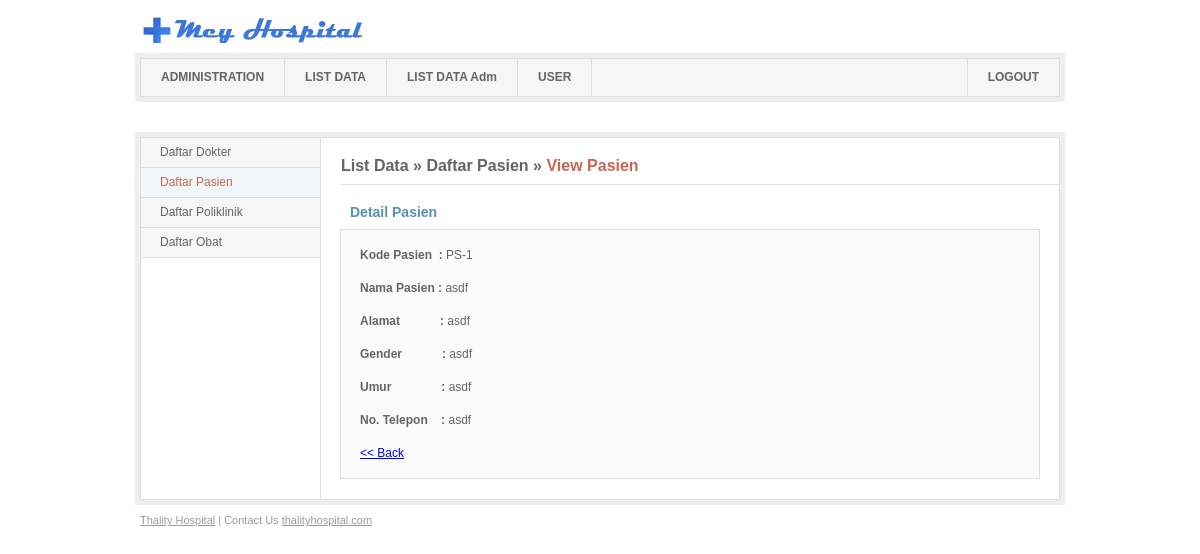
Page /administrator/index.php?menu=detailPsn&kodePsn=PS-1 (signed in) on the committed database.
### tables this page shows
CREATE TABLE IF NOT EXISTS `pasien` (
  `kodePsn` varchar(5) NOT NULL,
  `namaPsn` varchar(50) NOT NULL,
  `alamatPsn` varchar(100) NOT NULL,
  `genderPsn` varchar(20) NOT NULL,
  `umurPsn` varchar(10) NOT NULL,
  `teleponPsn` varchar(18) NOT NULL,
  PRIMARY KEY (`kodePsn`)
);

### administrator/listdata/detailpsn.php (the view, shortened to what this page needs)
<?
$kodePsn=$_GET['kodePsn'];
$sql="SELECT kodePsn,namaPsn,alamatPsn,genderPsn,umurPsn,teleponPsn from pasien where kodePsn='$kodePsn'";
	$sql=mysql_query($sql);
	$data=mysql_fetch_array($sql);
	?>
<div id="sidebar">
                	<ul class="sideNav">
                    	<li><a href="index.php?menu=dokter">Daftar Dokter</a></li>
                    	<li><a href="index.php?menu=pasien" class="active">Daftar Pasien</a></li>
                    	<li><a href="index.php?menu=poliklinik">Daftar Poliklinik</a></li>
                    	<li><a href="index.php?menu=obat">Daftar Obat</a></li>
                    </ul>
                </div>
<h2><a href="index.php?menu=listdata">List Data</a> &raquo; <a href="index.php?menu=pasien">Daftar Pasien</a> &raquo; <a  class="active">View Pasien</a></h2>
                <div id="main">
					<h3>Detail Pasien</h3>
					<form method="post" action="">
                    	<fieldset>
                        	<p><label><b>Kode Pasien &nbsp;: </b><?php echo "$data[kodePsn]"; ?></label></p>
                        	<p><label><b>Nama Pasien : </b><?php echo "$data[namaPsn]"; ?></label></p>
                        	<p><label><b>Alamat      &nbsp;&nbsp;&nbsp;&nbsp;&nbsp;&nbsp;&nbsp;&nbsp;&nbsp;&nbsp;&nbsp;: </b><?php echo $data['alamatPsn']; ?></label></p>
                        	<p><label><b>Gender  &nbsp;&nbsp;&nbsp;&nbsp;&nbsp;&nbsp;&nbsp;&nbsp;&nbsp;&nbsp;&nbsp;: </b><?php echo $data['genderPsn']; ?></label></p>
                        	<p><label><b>Umur       &nbsp;&nbsp;&nbsp;&nbsp;&nbsp;&nbsp;&nbsp;&nbsp;&nbsp;&nbsp;&nbsp;&nbsp;&nbsp;&nbsp;: </b><?php echo $data['umurPsn']; ?></label> </p>
							<p><label><b>No. Telepon &nbsp;&nbsp;&nbsp;: </b><?php echo $data['teleponPsn']; ?></label></p>
                            <a href="index.php?menu=pasien"><< Back</a>
                        </fieldset>
                    </form>
					</div>

### style/css/layout.css (style rules this page uses)
body { background: white; font-family: Arial, Helvetica, sans-serif; font-size: 12px; color: #646464; text-align: center; }
#sidebar { width: 179px; float: left; }
#sidebar .sideNav { width: 179px; }
#sidebar .sideNav li { border-bottom: 1px solid #ddd; width: 179px; }
#sidebar .sideNav li a { display: block; color: #646464; background: #f6f6f6; text-decoration: none; height: 29px; line-height: 29px; padding: 0 19px; width: 141px; }
#sidebar .sideNav li a.active, #sidebar .sideNav li a.active:hover { background: #f0f7fa; color: #c66653; }
h2 { width: 718px; float: right; color: #646464; font-size: 16px; line-height: 16px; font-weight: bold; margin: 20px 0 0 0; padding: 0 0 10px 0; border-bottom: 1px solid #ddd; }
h2 a { color: #646464; text-decoration: none; }
h2 a.active { color: #c66653; }
#main { width: 700px; float: right; padding: 0 19px 0 0; }
h3 { font-size: 14px; line-height: 14px; font-weight: bold; color: #5494af; padding: 0 0 0 10px; margin: 20px 0 10px; }
#main fieldset { border: 1px solid #ddd; padding: 19px; margin: 0 0 20px 0; background: #fbfbfb; }
#main fieldset p { margin: 0 0 14px 0; float: left; width: 100%; }
#main fieldset label { display: block; width: 100%; margin: 0 0 7px 0; line-height: 12px; }

### rows in the picture
pasien: kodePsn "PS-1", namaPsn "asdf", alamatPsn "asdf", genderPsn "asdf", umurPsn "asdf", teleponPsn "asdf"
